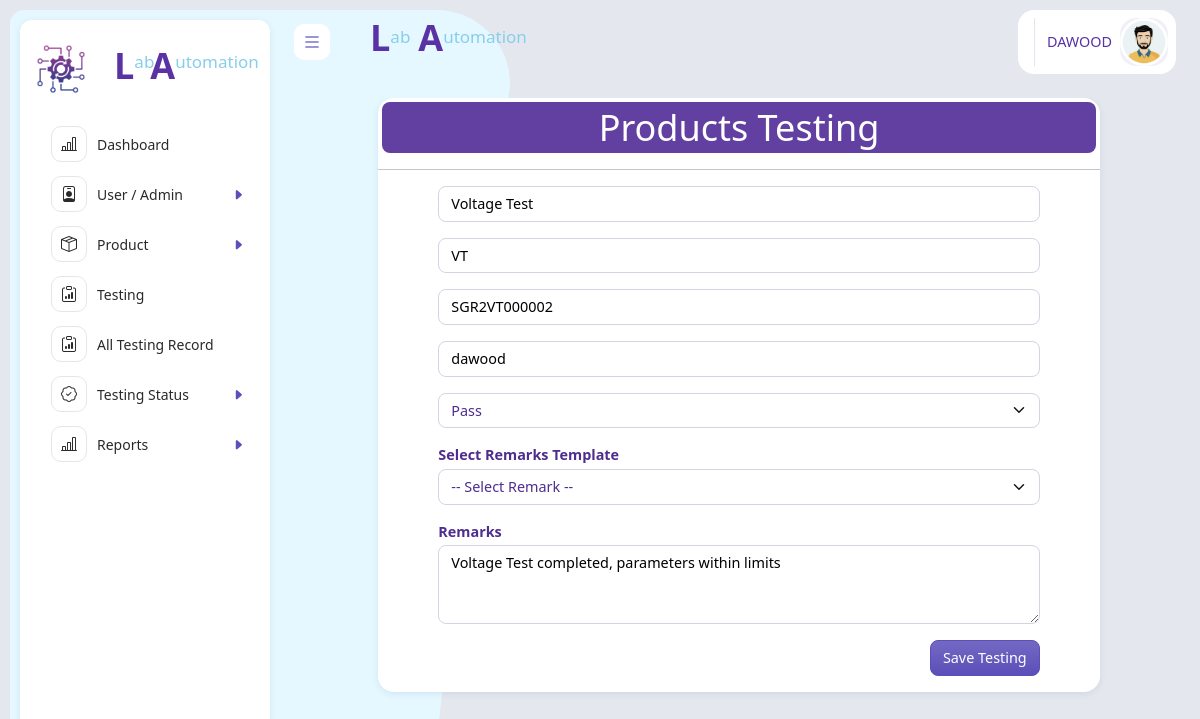
The page /edit.manufacture.php?testing_id=SGR2VT000002 (signed in) on the database its author committed.
### tables this page shows
CREATE TABLE `testing_data` (
  `id` int(11) NOT NULL,
  `testing_id` varchar(12) NOT NULL,
  `product_id` int(11) NOT NULL,
  `product_code` char(2) NOT NULL,
  `testing_code` varchar(10) NOT NULL,
  `testing_roll` varchar(6) NOT NULL,
  `revision` char(2) NOT NULL,
  `product_type` varchar(11) NOT NULL,
  `testing_type` varchar(200) DEFAULT NULL,
  `result_type` enum('Pass','Fail','Pending') NOT NULL,
  `tested_by` varchar(200) DEFAULT NULL,
  `remarks` varchar(200) DEFAULT NULL,
  `created_at` timestamp NOT NULL DEFAULT current_timestamp(),
  `send_to` enum('CPRI','Remanufacture','Pending') DEFAULT 'Pending',
  `is_locked` tinyint(1) DEFAULT 0
);

### edit.manufacture.php (the view, shortened to what this page needs)
<?php
include 'header.php';
include "backend/db.php";
$testing_id = $_GET["testing_id"]?? "";
$query = mysqli_query($conn, "SELECT * FROM testing_data WHERE testing_id = '$testing_id'");
$row = mysqli_fetch_assoc($query);
 ?>
<div class="app-body">
  <div class="container-fluid">
    <div class="card col-md-10 mx-auto">
      <div class="card-head">
        <h1 class="title bg-primary rounded text-center text-white p-1 m-1 testinheading">Products Testing</h1>
        <hr>
      </div>
      <div class="row gx-1">
        <form action="backend/Update-manufacture-test.php" id="testin_form" method="post">
<div class="col-sm-10 m-auto mb-3">
  <input type="text" class="form-control"
    value="<?= $row['testing_type'] ?? '' ?>"
    name="testing_type" readonly>
</div>
<div class="col-sm-10 m-auto mb-3">
  <input type="text" class="form-control"
    value="<?= $row['testing_code'] ?? '' ?>"
    name="testing_code" readonly>
</div>
<div class="col-sm-10 m-auto mb-3">
  <input type="text" class="form-control"
    value="<?= $row['testing_id'] ?? '' ?>"
    name="testing_id" readonly>
</div>
<div class="col-sm-10 m-auto mb-3">
  <input type="text" name="tested_by"
    value="<?= $row['tested_by'] ?? '' ?>"
    class="form-control" required>
</div>
<div class="col-sm-10 m-auto mb-3">
  <select id="result_type" name="result_type" class="form-select" required>
    <option value="Pass" <?=($row['result_type']=='Pass')?'selected':''?>>Pass</option>
  </select>
</div>
<div class="col-sm-10 m-auto mb-3">
  <label class="form-label">Select Remarks Template</label>
  <select id="remarks_template" class="form-select">
    <option value="">-- Select Remark --</option>
  </select>
</div>
<div class="col-sm-10 m-auto mb-3">
  <label class="form-label">Remarks</label>
  <textarea id="remarks" name="remarks"
    class="form-control" rows="3"><?= $row['remarks'] ?? '' ?></textarea>
</div>
<div class="col-sm-10 m-auto mb-3 text-end">
  <button type="submit" class="btn btn-primary">Save Testing</button>
</div>
</form>
      </div>
    </div>
  </div>
</div>
<?php include 'footer.php'; ?>

### header.php (style rules this page uses)
.testinheading { background-color: #6240a1ff!important; color:white!important; }
label { color: #4f2d8fff !important; }
select { color: #4f2d8fff !important; }

### rows shown on the page
testing_data: testing_type "Voltage Test", testing_code "VT", testing_id "SGR2VT000002", tested_by "dawood", result_type "Pass", remarks "Voltage Test completed, parameters within limits"

### other values the page prints
$_SESSION['user']['name'] "DAWOOD"
